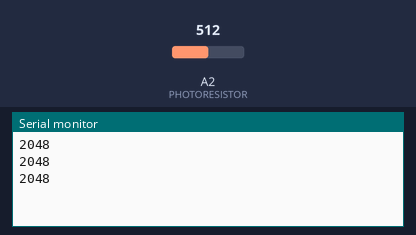
A sketch run on a simulated Arduino Zero (SAMD21). On the bench: the last lines printed to the serial monitor. Inputs (shaded band) come from the test bench; at power-on: A2 (PHOTORESISTOR) = 512 (analog values on the 0–1023 scale).

Above: at 1.2 s.
1.3 s: A2 (PHOTORESISTOR) set to 716
At 1.86 s:
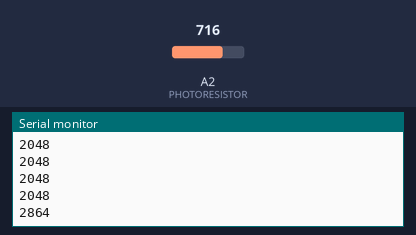
2.8 s: A2 (PHOTORESISTOR) set to 900
At 3.06 s:
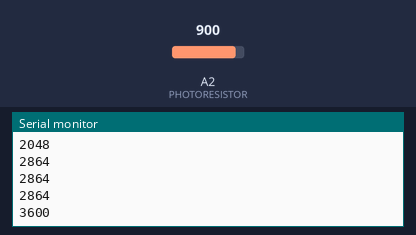
Timing chart, 0 to 5.8 s (numbered marks = the images above; inputs shaded):
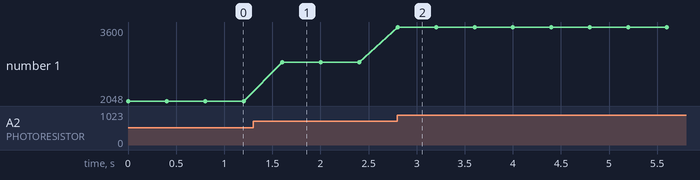

Measured:
- after the input at 1.3 s, the serial monitor: prints a new line after 0.30 s (image 1)
- after the input at 2.8 s, the serial monitor: prints a new line at once (image 2)
- plotted number 1: 2048 → 2864 after the input at 1.3 s, 2864 → 3600 after the input at 2.8 s

The sketch:

19_02_analogReadResolution.ino
```cpp
/*****************************************************************
 *               revisione sketch by Petenatti P.                *
 *****************************************************************
 *                         Filo Connesso                         *
 *                   Impariamo Arduino Live #19                  *
 *                     Analog inputs e pwm                       *
 *                 https://youtu.be/P1OLH0sSmw4                  *
 *                                                               *
 *****************************************************************
 *              analogRead Resolution 00:52:20                   *
 *                                                               *
 *****************************************************************
 */

// indico che il fotoresistore è collegato su A2
#define PHOTORESISTOR A2

// inizializzo la varibile
int val = 0;

void setup() {
  Serial.begin(115200);

  // imposto la risoluzione dell'ADC a 12 o 16 bit
  analogReadResolution(12);
  //analogReadResolution(16);
}

void loop() {
  // leggo il valore analogico e lo assegno a "val"
  val = analogRead(PHOTORESISTOR);
  // e lo scrivo sul serial monitor
  Serial.println(val);

  delay(400);

}
```
